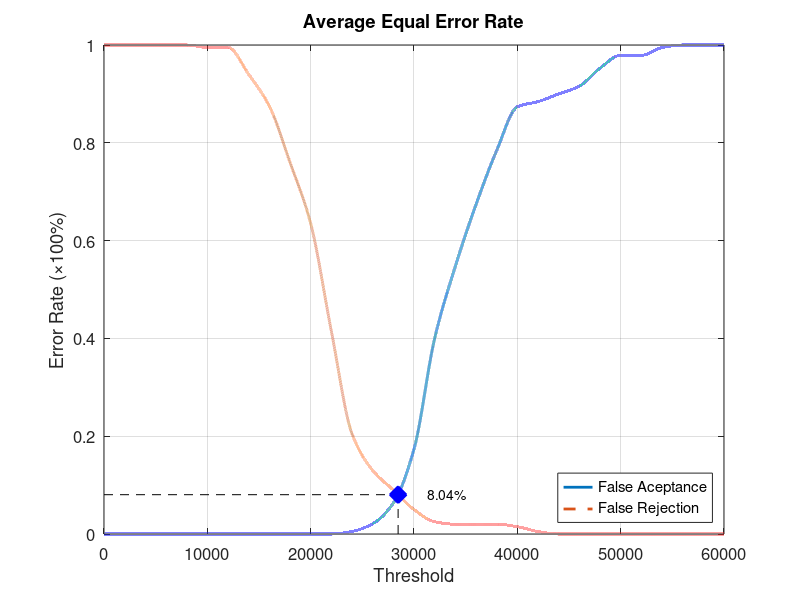
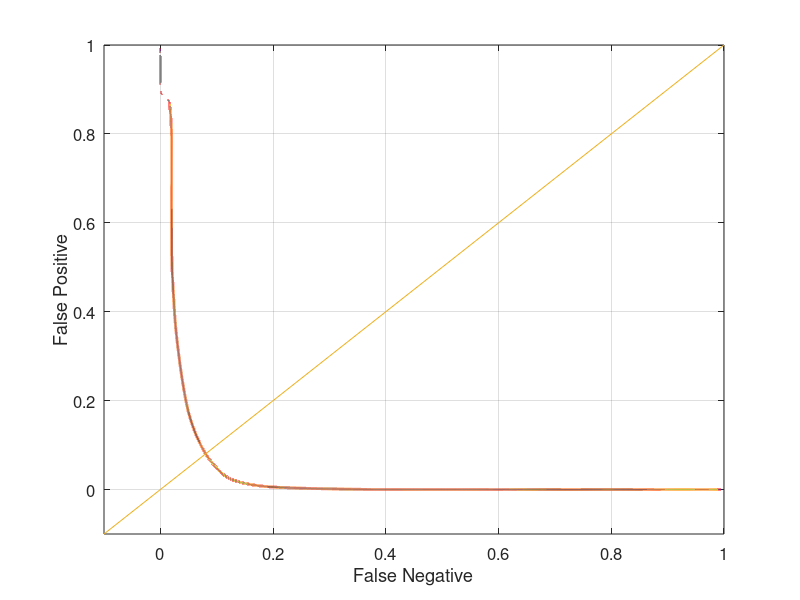

Source code (MATLAB) for these figures, in order:
function yEER = Database3_2
close all;
clear;
clc;
x = 0:2000:60000;
xq = 0:0.5:60000;

y0 = [0 0 0 0 0 0 0 0 0 0 0 0 0.00526316 0.0210526 0.0631579 0.173684 0.4 0.547368 0.673684 0.784211 0.873684 0.884211 0.9 0.915789 0.952632 0.978947 0.978947 0.994737 1 1 1];
yy0 = interp1(x, y0, xq, 'pchip');
y1 = [1 1 1 1 1 0.995 0.995 0.94 0.875 0.76 0.635 0.415 0.205 0.13 0.09 0.05 0.025 0.02 0.02 0.02 0.015 0.005 0 0 0 0 0 0 0 0 0];
yy1 = interp1(x, y1, xq, 'pchip');

% Calculating EER: 
y2 = abs(y0 - y1);
find(y2 == min(y2))
yy2 = abs(yy0 - yy1);
xEER = find(yy2 == min(yy2));
xEERIndex = xq(xEER) % X-axis EER
yEER = yy0(xEER) % Y-axis EER

main = figure
plot(xq, yy0,'-','LineWidth', 2);	hold on
plot(xq, yy1,'--','LineWidth', 2);	hold on
plot([xEERIndex xEERIndex], [0 yEER], 'k--');	hold on
plot([0 xEERIndex], [yEER yEER], 'k--');	hold on
plot(xEERIndex, yEER, 'bx', 'LineWidth', 10);	hold on
text(xEERIndex + 10 * xEERIndex / 100, yEER, [num2str(round((10000 * yEER)) / 100) '%'])
legend('False Aceptance', 'False Rejection', 'Location', 'SouthEast')
xlabel('Threshold')
ylabel('Error Rate (\times100%)')
title('Average Equal Error Rate')
set(gca, 'FontSize', 12)
axis([0 60000 0 1])
grid on

print(main, 'Database3_2Main', '-dpng');
FNRxFPR = figure('Color', [1 1 1]);
plot(yy1, yy0, '-', yy1, yy0, 'LineWidth', 2);
hold on
y = -0.1:0.1:1
plot(y, y); 
set(gca, 'FontSize', 12)
xlabel('False Negative')
ylabel('False Positive')
axis([-0.1 1 -0.1 1])
set(gca, 'FontSize', 12)
grid on

print(FNRxFPR, 'Database3_2FNRxFPR','-dpng');
end
